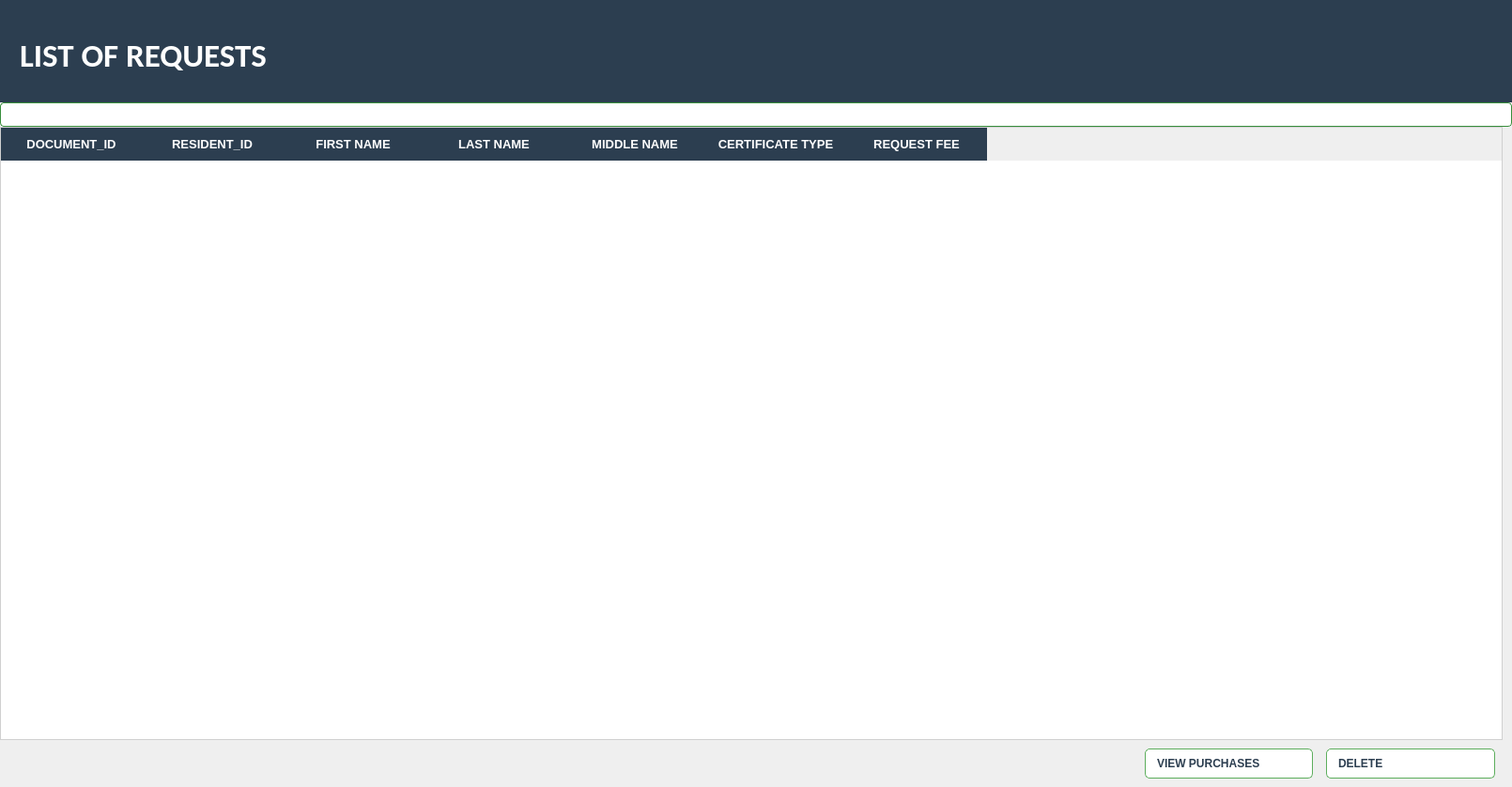
<?xml version="1.0" encoding="UTF-8"?>
<ui version="4.0">
 <class>stackedWidget</class>
 <widget class="QWidget" name="stackedWidget">
  <property name="geometry">
   <rect>
    <x>0</x>
    <y>0</y>
    <width>1610</width>
    <height>838</height>
   </rect>
  </property>
  <property name="windowTitle">
   <string>Form</string>
  </property>
  <layout class="QVBoxLayout" name="verticalLayout_2">
   <property name="spacing">
    <number>0</number>
   </property>
   <property name="leftMargin">
    <number>0</number>
   </property>
   <property name="topMargin">
    <number>0</number>
   </property>
   <property name="rightMargin">
    <number>0</number>
   </property>
   <property name="bottomMargin">
    <number>0</number>
   </property>
   <item>
    <widget class="QWidget" name="widget_2" native="true">
     <property name="maximumSize">
      <size>
       <width>16777215</width>
       <height>200</height>
      </size>
     </property>
     <layout class="QVBoxLayout" name="verticalLayout">
      <property name="spacing">
       <number>0</number>
      </property>
      <property name="leftMargin">
       <number>0</number>
      </property>
      <property name="topMargin">
       <number>0</number>
      </property>
      <property name="rightMargin">
       <number>0</number>
      </property>
      <property name="bottomMargin">
       <number>0</number>
      </property>
     </layout>
    </widget>
   </item>
   <item>
    <widget class="QWidget" name="requestWidget" native="true">
     <property name="styleSheet">
      <string notr="true"/>
     </property>
     <layout class="QVBoxLayout" name="verticalLayout_4">
      <property name="spacing">
       <number>0</number>
      </property>
      <property name="leftMargin">
       <number>0</number>
      </property>
      <property name="topMargin">
       <number>0</number>
      </property>
      <property name="rightMargin">
       <number>0</number>
      </property>
      <property name="bottomMargin">
       <number>0</number>
      </property>
      <item>
       <widget class="QWidget" name="widget_3" native="true">
        <property name="maximumSize">
         <size>
          <width>16777215</width>
          <height>100</height>
         </size>
        </property>
        <layout class="QVBoxLayout" name="verticalLayout_5">
         <property name="spacing">
          <number>0</number>
         </property>
         <property name="leftMargin">
          <number>0</number>
         </property>
         <property name="topMargin">
          <number>0</number>
         </property>
         <property name="rightMargin">
          <number>0</number>
         </property>
         <property name="bottomMargin">
          <number>0</number>
         </property>
        </layout>
       </widget>
      </item>
      <item>
       <widget class="QWidget" name="residentrequest" native="true">
        <property name="maximumSize">
         <size>
          <width>10000</width>
          <height>300</height>
         </size>
        </property>
        <property name="styleSheet">
         <string notr="true">  background-color: #2c3e50;</string>
        </property>
        <layout class="QVBoxLayout" name="verticalLayout_3">
         <property name="spacing">
          <number>0</number>
         </property>
         <property name="leftMargin">
          <number>0</number>
         </property>
         <property name="rightMargin">
          <number>0</number>
         </property>
         <property name="bottomMargin">
          <number>0</number>
         </property>
         <item>
          <widget class="QLabel" name="residentlabel">
           <property name="minimumSize">
            <size>
             <width>0</width>
             <height>100</height>
            </size>
           </property>
           <property name="maximumSize">
            <size>
             <width>16777215</width>
             <height>16777215</height>
            </size>
           </property>
           <property name="font">
            <font>
             <family>Calibri</family>
             <pointsize>3</pointsize>
             <weight>75</weight>
             <bold>true</bold>
            </font>
           </property>
           <property name="styleSheet">
            <string notr="true">  background-color: #2c3e50;
Margin-left: 20px; 
width: 200px;
color:white</string>
           </property>
           <property name="text">
            <string>&lt;html&gt;&lt;head/&gt;&lt;body&gt;&lt;p&gt;&lt;span style=&quot; font-size:26pt;&quot;&gt;LIST OF REQUESTS&lt;/span&gt;&lt;/p&gt;&lt;/body&gt;&lt;/html&gt;</string>
           </property>
           <property name="alignment">
            <set>Qt::AlignLeading|Qt::AlignLeft|Qt::AlignVCenter</set>
           </property>
           <property name="margin">
            <number>15</number>
           </property>
           <property name="indent">
            <number>-1</number>
           </property>
          </widget>
         </item>
        </layout>
       </widget>
      </item>
      <item>
       <widget class="QLineEdit" name="searchbar">
        <property name="maximumSize">
         <size>
          <width>16777215</width>
          <height>50</height>
         </size>
        </property>
        <property name="styleSheet">
         <string notr="true">QLineEdit {
    background-color: WHITE;
    color: black;
    border: 1px solid #388e3c;
    border-radius: 4px;
    padding: 4px;
    font-weight: bold;
}
</string>
        </property>
       </widget>
      </item>
      <item alignment="Qt::AlignLeft">
       <widget class="QTableWidget" name="request">
        <property name="sizePolicy">
         <sizepolicy hsizetype="Expanding" vsizetype="Expanding">
          <horstretch>0</horstretch>
          <verstretch>0</verstretch>
         </sizepolicy>
        </property>
        <property name="minimumSize">
         <size>
          <width>1600</width>
          <height>0</height>
         </size>
        </property>
        <property name="maximumSize">
         <size>
          <width>1000</width>
          <height>16777215</height>
         </size>
        </property>
        <property name="styleSheet">
         <string notr="true">
QTableWidget {
    background-color: #ffffff;
    gridline-color: #e0e0e0;
    border: 1px solid #d0d0d0;
    font: 12px &quot;Segoe UI&quot;, sans-serif;
    selection-background-color: #337ab7;
    selection-color: #ffffff;
}


QHeaderView::section {
    background-color: #2c3e50;
    color: #ffffff;
    padding: 8px;
    border: 0px solid #34495e;
    font-weight: bold;
    font-size: 13px;
}


QTableWidget::item {
    background-color: #ffffff;
}

QTableWidget::item:alternate {
    background-color: #f7f7f7;
}


QTableWidget::item:hover {
    background-color: #e1f5fe;
}

QTableWidget::item:selected {
    background-color: #337ab7;
    color: #ffffff;
}

QTableWidget::focus {
    outline: none;
}

QTableCornerButton::section {
    background-color: #2c3e50;
    border: 0px;
}</string>
        </property>
        <property name="frameShape">
         <enum>QFrame::StyledPanel</enum>
        </property>
        <property name="autoScrollMargin">
         <number>19</number>
        </property>
        <property name="editTriggers">
         <set>QAbstractItemView::NoEditTriggers</set>
        </property>
        <property name="iconSize">
         <size>
          <width>90</width>
          <height>0</height>
         </size>
        </property>
        <attribute name="horizontalHeaderDefaultSectionSize">
         <number>150</number>
        </attribute>
        <column>
         <property name="text">
          <string>DOCUMENT_ID</string>
         </property>
        </column>
        <column>
         <property name="text">
          <string>RESIDENT_ID</string>
         </property>
        </column>
        <column>
         <property name="text">
          <string>FIRST NAME</string>
         </property>
        </column>
        <column>
         <property name="text">
          <string>LAST NAME</string>
         </property>
        </column>
        <column>
         <property name="text">
          <string>MIDDLE NAME</string>
         </property>
        </column>
        <column>
         <property name="text">
          <string>CERTIFICATE TYPE</string>
         </property>
        </column>
        <column>
         <property name="text">
          <string>REQUEST FEE</string>
         </property>
        </column>
       </widget>
      </item>
      <item>
       <widget class="QWidget" name="widget" native="true">
        <property name="maximumSize">
         <size>
          <width>400</width>
          <height>50</height>
         </size>
        </property>
        <property name="layoutDirection">
         <enum>Qt::RightToLeft</enum>
        </property>
        <layout class="QHBoxLayout" name="horizontalLayout">
         <property name="spacing">
          <number>10</number>
         </property>
         <item>
          <widget class="QWidget" name="cancelSub" native="true">
           <property name="maximumSize">
            <size>
             <width>500</width>
             <height>50</height>
            </size>
           </property>
           <property name="layoutDirection">
            <enum>Qt::RightToLeft</enum>
           </property>
           <layout class="QHBoxLayout" name="horizontalLayout_3">
            <property name="spacing">
             <number>14</number>
            </property>
            <property name="leftMargin">
             <number>0</number>
            </property>
            <property name="topMargin">
             <number>0</number>
            </property>
            <property name="bottomMargin">
             <number>0</number>
            </property>
            <item>
             <widget class="QPushButton" name="deletebutton">
              <property name="sizePolicy">
               <sizepolicy hsizetype="Expanding" vsizetype="Expanding">
                <horstretch>0</horstretch>
                <verstretch>0</verstretch>
               </sizepolicy>
              </property>
              <property name="maximumSize">
               <size>
                <width>200</width>
                <height>16777215</height>
               </size>
              </property>
              <property name="font">
               <font>
                <pointsize>-1</pointsize>
                <weight>75</weight>
                <bold>true</bold>
               </font>
              </property>
              <property name="layoutDirection">
               <enum>Qt::RightToLeft</enum>
              </property>
              <property name="styleSheet">
               <string notr="true">/* ========== Side Navigation Buttons ========== */
QPushButton {
    background-color: white;
    color: #2C3E50;
    border: 1px solid #5DAE5D;
    border-radius: 5px;
    font-weight: bold;
    text-align: left;
}
QPushButton {
    padding: 6px 12px;
    font-size: 12px;
}

QPushButton:hover {
    background-color: #5DAE5D;
    color: white;
}

QPushButton:pressed {
    background-color: #388E3C;
    color: white;
}

</string>
              </property>
              <property name="text">
               <string>DELETE</string>
              </property>
             </widget>
            </item>
            <item>
             <widget class="QPushButton" name="purchases">
              <property name="sizePolicy">
               <sizepolicy hsizetype="Expanding" vsizetype="Expanding">
                <horstretch>0</horstretch>
                <verstretch>0</verstretch>
               </sizepolicy>
              </property>
              <property name="minimumSize">
               <size>
                <width>0</width>
                <height>0</height>
               </size>
              </property>
              <property name="maximumSize">
               <size>
                <width>200</width>
                <height>16777215</height>
               </size>
              </property>
              <property name="font">
               <font>
                <pointsize>-1</pointsize>
                <weight>75</weight>
                <bold>true</bold>
               </font>
              </property>
              <property name="layoutDirection">
               <enum>Qt::RightToLeft</enum>
              </property>
              <property name="styleSheet">
               <string notr="true">/* ========== Side Navigation Buttons ========== */
QPushButton {
    background-color: white;
    color: #2C3E50;
    border: 1px solid #5DAE5D;
    border-radius: 5px;
  
    font-weight: bold;
    text-align: left;
}
QPushButton {
    padding: 6px 12px;
    font-size: 12px;
}

QPushButton:hover {
    background-color: #5DAE5D;
    color: white;
}

QPushButton:pressed {
    background-color: #388E3C;
    color: white;
}

</string>
              </property>
              <property name="text">
               <string>VIEW PURCHASES</string>
              </property>
             </widget>
            </item>
           </layout>
          </widget>
         </item>
        </layout>
       </widget>
      </item>
     </layout>
    </widget>
   </item>
  </layout>
 </widget>
 <resources/>
 <connections/>
</ui>
